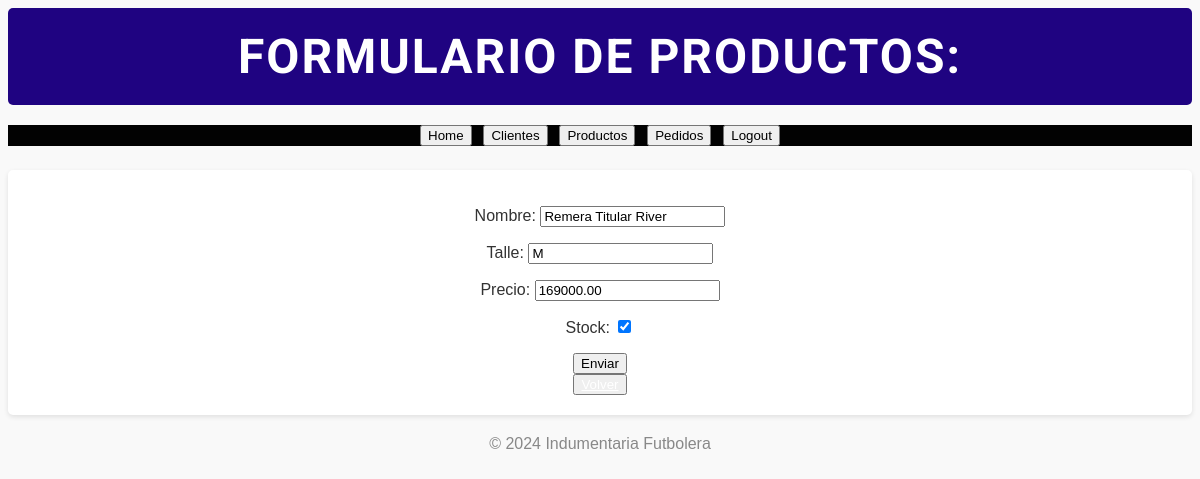
Screenshot of /producto/update/1 (signed in) with the database file from the repository.
### servicios/models.py (models this page shows, shortened)
class Producto(models.Model):
    nombre = models.CharField(max_length=30, unique=True)
    talle = models.CharField(max_length=1)
    precio = models.DecimalField(max_digits=10, decimal_places=2)
    stock = models.BooleanField(default=True)

### servicios/views.py (the view)
# urls.py: path("producto/update/<int:pk>", login_required(views.producto_update), name="producto_update"),
def producto_update(request, pk: int):
    query = Producto.objects.get(id=pk)
    if request.method == "GET":
        form = ProductoForm(instance=query)
    if request.method == "POST":
        form = ProductoForm(request.POST, instance=query)
        if form.is_valid():
            form.save()
            return redirect("producto_list")
    return render(request, "servicios/producto_create.html", {"form": form})

### servicios/forms.py
class ProductoForm(forms.ModelForm):
    class Meta:
        model = Producto
        fields = "__all__"

### servicios/templates/servicios/producto_create.html (shortened to what this page needs)
{% extends 'servicios/base.html' %}
{% block header %}
Formulario de Productos:
{% endblock header %}
{% block main %}
<form method="post">
    {{ form.as_p }}
    <button type="submit">Enviar</button>
</form>
<button>
    <a href="{% url 'producto_list' %} " style="color: white;">Volver</a>
</button>
{% endblock main %}

### servicios/templates/servicios/base.html (style rules this page uses)
body { font-family: Arial, sans-serif; background-color: #f9f9f9; color: #333; text-align: center; }

### rows the page displays
Producto: nombre "Remera Titular River", talle "M", precio "169000.00", stock "☑"
